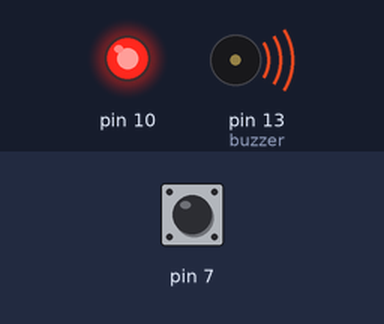
A sketch run on a simulated Arduino Uno, built with avr-gcc and run on an emulated ATmega328P. Parts: output pins drawn as LEDs (lit = HIGH), buzzer (waves = sounding). The test bench sets the inputs (shaded band); at power-on: pin 7 HIGH.

Above: at 1.2 s.
1.3 s: pin 7 driven LOW
At 2.5 s:
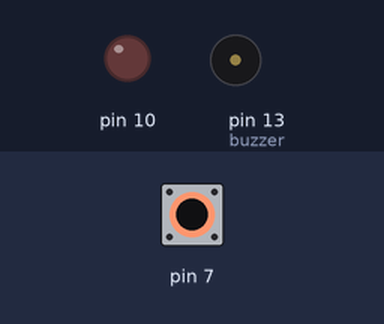
2.8 s: pin 7 driven HIGH
At 4.0 s:
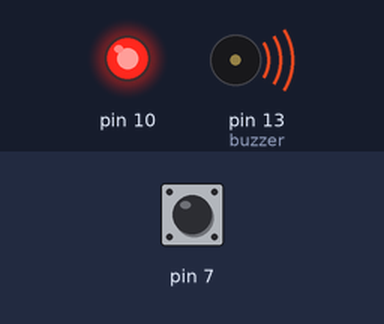
Timing chart, 0 to 5.8 s (numbered marks = the images above; inputs shaded):
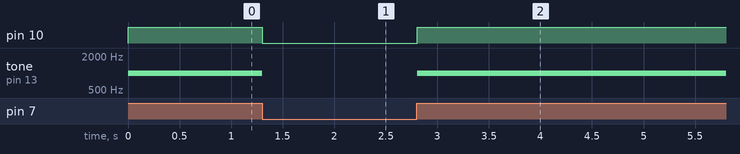

The sketch:

sketch.ino
```cpp
#include <Arduino.h>

// Define a structure for a GPIO pin
typedef struct {
    uint8_t pinNumber;  // Pin number
    uint8_t mode;       // Pin mode (INPUT/OUTPUT)
} GPIO_Pin;

// Initialize a GPIO pin by setting its mode
void initPin(GPIO_Pin *gpio) {
    pinMode(gpio->pinNumber, gpio->mode);  // Set the mode of the pin
}

// Define GPIO pins for button, LED, and buzzer
GPIO_Pin button = {7, INPUT};   // Button on pin 7
GPIO_Pin led = {10, OUTPUT};     // LED on pin 10
GPIO_Pin buzzer = {13, OUTPUT};  // Buzzer on pin 13

// Function to initialize all GPIO pins
void initAllPins(GPIO_Pin *pins[], int count) {
    for (int i = 0; i < count; i++) {
        initPin(pins[i]);  // Initialize each pin
    }
}

// Function to turn on the LED and play the buzzer tone
void activateLEDAndBuzzer() {
    digitalWrite(led.pinNumber, HIGH);   // Turn on the LED
    tone(buzzer.pinNumber, 1000);        // Play a 1000 Hz tone
}

// Function to turn off the LED and stop the buzzer tone
void deactivateLEDAndBuzzer() {
    digitalWrite(led.pinNumber, LOW);    // Turn off the LED
    noTone(buzzer.pinNumber);            // Stop the tone
}

void setup() {
    // Create an array of pin pointers
    GPIO_Pin *pins[] = {&button, &led, &buzzer};

    // Initialize all GPIO pins
    initAllPins(pins, 3);

    // Start with LED and buzzer off
    deactivateLEDAndBuzzer();
}

void loop() {
    // Check if the button is pressed
    if (digitalRead(button.pinNumber) == HIGH) {
        activateLEDAndBuzzer();  // Activate LED and buzzer
    } else {
        deactivateLEDAndBuzzer(); // Deactivate LED and buzzer
    }

    delay(10);  // Small delay for stability
}
```

Measured:
- after the input at 1.3 s, pin 10: HIGH → LOW at once; tone on pin 13 (buzzer): 1000 Hz → silent at once
- after the input at 2.8 s, pin 10: LOW → HIGH at once; tone on pin 13 (buzzer): silent → 1000 Hz at once
